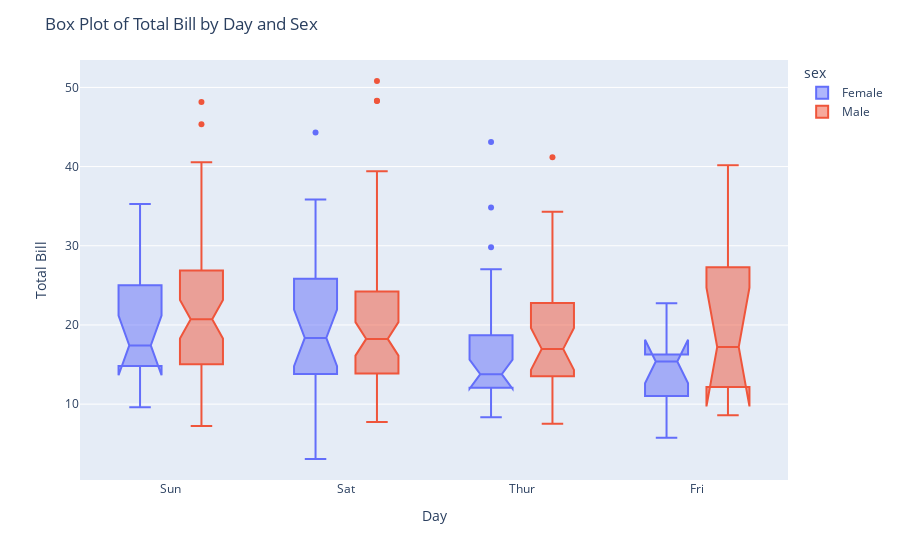

Here is the notebook cell this chart was saved with:
### Code cell
fig = px.box(tips_data, x="day", y="total_bill", color="sex", notched=True)

#adding titles and x&y axis labels
fig.update_layout(title="Box Plot of Total Bill by Day and Sex",
                  xaxis_title="Day",
                  yaxis_title="Total Bill")

fig.show()

### Figure 1 — Plotly figure (JSON) as saved in the notebook; plotly's stock layout.template omitted (floating-point values rounded to 4 significant figures; data arrays with more than 128 entries replaced by an {"elided": "..."} marker saying what was removed)
{"data": [{"alignmentgroup": "True", "hovertemplate": "sex=Female<br>day=%{x}<br>total_bill=%{y}<extra></extra>", "legendgroup": "Female", "marker": {"color": "#636efa"}, "name": "Female", "notched": true, "offsetgroup": "Female", "orientation": "v", "showlegend": true, "type": "box", "x": ["Sun", "Sun", "Sun", "Sun", "Sun", "Sun", "Sat", "Sat", "Sat", "Sat", "Sat", "Sat", "Sun", "Sun", "Sat", "Sat", "Sat", "Sat", "Sat", "Sat", "Sat", "Thur", "Thur", "Fri", "Fri", "Fri", "Fri", "Fri", "Sat", "Sat", "Sat", "Sat", "Sat", "Sun", "Sun", "Thur", "Thur", "Thur", "Thur", "Thur", "Thur", "Thur", "Thur", "Thur", "Thur", "Thur", "Thur", "Thur", "Thur", "Thur", "Thur", "Thur", "Thur", "Thur", "Thur", "Thur", "Thur", "Sun", "Sun", "Sun", "Sun", "Sun", "Sat", "Sat", "Sun", "Sun", "Sun", "Thur", "Thur", "Thur", "Thur", "Thur", "Thur", "Thur", "Sat", "Sat", "Sat", "Sat", "Sat", "Fri", "Fri", "Fri", "Fri", "Sat", "Sat", "Sat", "Thur"], "x0": " ", "xaxis": "x", "y": [16.99, 24.59, 35.26, 14.83, 10.33, 16.97, 20.29, 15.77, 19.65, 15.06, 20.69, 16.93, 10.29, 34.81, 26.41, 16.45, 3.07, 17.07, 26.86, 25.28, 14.73, 10.07, 34.83, 5.75, 16.32, 22.75, 11.35, 15.38, 44.3, 22.42, 20.92, 14.31, 7.25, 25.71, 17.31, 10.65, 12.43, 24.08, 13.42, 12.48, 29.8, 14.52, 11.38, 20.27, 11.17, 12.26, 18.26, 8.51, 10.33, 14.15, 13.16, 17.47, 27.05, 16.43, 8.35, 18.64, 11.87, 29.85, 25, 13.39, 16.21, 17.51, 10.59, 10.63, 9.6, 20.9, 18.15, 19.81, 43.11, 13, 12.74, 13, 16.4, 16.47, 12.76, 13.27, 28.17, 12.9, 30.14, 13.42, 15.98, 16.27, 10.09, 22.12, 35.83, 27.18, 18.78], "y0": " ", "yaxis": "y"}, {"alignmentgroup": "True", "hovertemplate": "sex=Male<br>day=%{x}<br>total_bill=%{y}<extra></extra>", "legendgroup": "Male", "marker": {"color": "#EF553B"}, "name": "Male", "notched": true, "offsetgroup": "Male", "orientation": "v", "showlegend": true, "type": "box", "x": {"elided": "157 str values"}, "x0": " ", "xaxis": "x", "y": {"elided": "157 float values"}, "y0": " ", "yaxis": "y"}], "layout": {"boxmode": "group", "legend": {"title": {"text": "sex"}, "tracegroupgap": 0}, "margin": {"t": 60}, "title": {"text": "Box Plot of Total Bill by Day and Sex"}, "xaxis": {"anchor": "y", "domain": [0, 1], "title": {"text": "Day"}}, "yaxis": {"anchor": "x", "domain": [0, 1], "title": {"text": "Total Bill"}}}}
